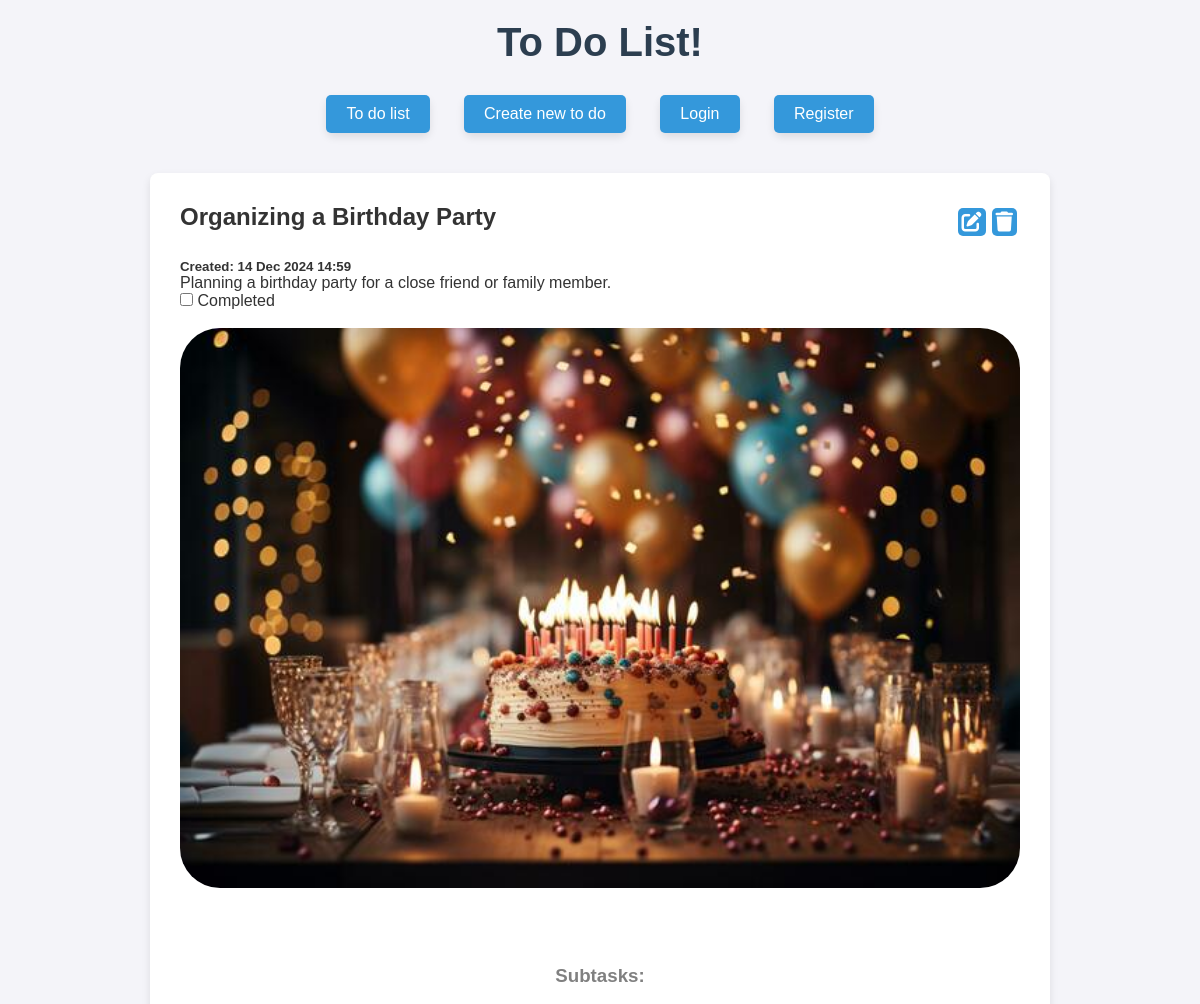
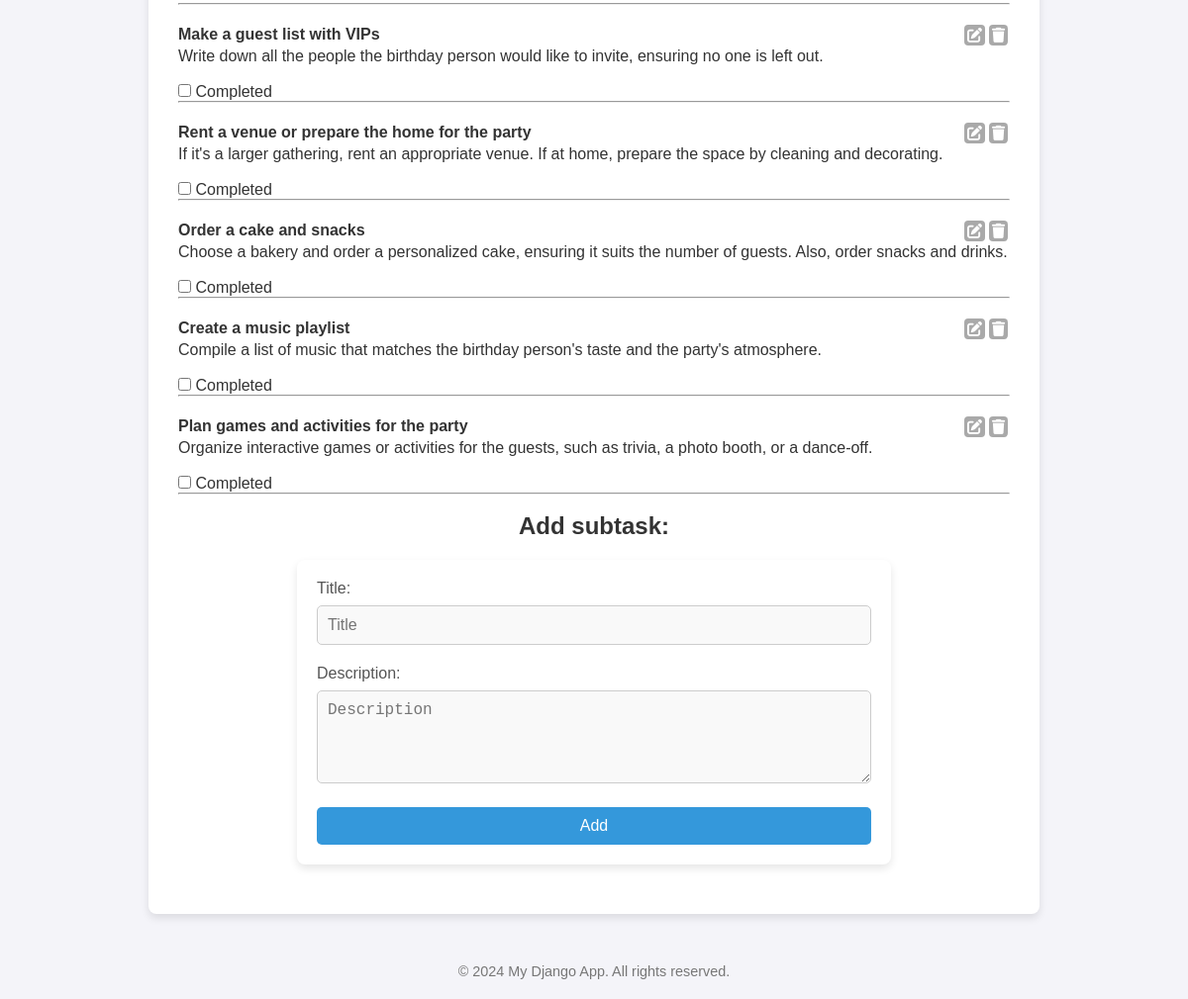
/todo/details/62, run on the app's committed database (2 pictures, top to bottom).
### toDos/models.py (models this page shows, shortened)
class ToDo(models.Model):
    title = models.CharField(max_length=250)
    text = models.TextField()
    creation_date = models.DateTimeField(auto_now_add=True)
    completion = models.BooleanField(default=False)
    completion_date = models.DateTimeField(blank = True, null=True)
    image = models.ImageField(upload_to='images/', blank ='True', null=True)
    author = models.ForeignKey(User, on_delete=models.CASCADE, related_name= 'to_dos', blank ='True', null=True)

class SubToDo(models.Model):
    to_do = models.ForeignKey(ToDo, on_delete=models.CASCADE, related_name='subtasks')
    title = models.CharField(max_length=250)
    text = models.TextField(max_length=450)
    completion = models.BooleanField(default=False)

### toDos/views.py (the view)
# urls.py: path('todo/details/<int:todo_id>', views.todo_details_view, name = 'details'),
def todo_details_view(request, todo_id):
    to_do = get_object_or_404(ToDo, id = todo_id)
    subtasks = to_do.subtasks.all()
    serializer = ToDoSerializer(to_do)
    serializerSubtask = SubtaskSerializer(subtasks, many =True)
    return render(request, 'details.html',{"todo":to_do,"subtasks":serializerSubtask.data})

### toDos/templates/details.html (shortened to what this page needs)
{% extends 'base.html'%}
{% block content %}
<div class = "to-do-nav">
<h2>{{todo.title}}</h2>
    <div class = "to-do-nav">
        <button class = "edit-button small-button" data-id = "{{ todo.id }}" data-url = "{% url 'edit' todo.id %}"><i class="fas fa-edit"></i></button>
        <button class = "delete-button small-button" data-url = "{% url 'delete' todo.id %}" data-id = "{{ todo.id }}" data-redirect="{% url 'main' %}"><i class="fas fa-trash"></i></button>
    </div>
</div>
<br>
<h5>Created: {{todo.creation_date | date:"j M Y G:i"}}</h5>
<p>{{todo.text}}</p>
<input type="checkbox" name ="completed" class = "todo-comletion" {%if todo.completion %}checked disabled {% endif %} data-id = "{{ todo.id }}" data-url = "{% url 'toggle_todo' todo.id %}">
<label for = "completed" >Completed</label>
<br><br>
{% if todo.image %}
<img src="{{todo.image.url}}" alt = "todo image">
<br>
{% endif %}
<div id="subtasks-container" {% if not subtasks%} hidden {% endif%}>
    <br><br>
    <h3>Subtasks:</h3>
    <hr>
    <br>
    <div id = "subtasks-list">
        {% for subtask in subtasks %}
                <div id="subtask-{{subtask.id}}">
                    <div class = "to-do-nav">
                        <h4>{{subtask.title}}</h4>
                        <div class = "to-do-nav">
                            <button class = "edit-subtask-btn small-subtask-button" data-id = "{{ subtask.id }}"><i class="fas fa-edit"></i></button>
                            <button class = "delete-subtask-btn small-subtask-button" data-id = "{{ subtask.id }}" data-url = "{% url 'delete_subtask' subtask.id %}"><i class="fas fa-trash"></i></button>
                        </div>
                    </div>
                    <p>{{subtask.text}}</p>
                    <br>
                    <input type="checkbox" name ="completion" {%if subtask.completion %}checked disabled {% endif %} data-id = "{{ subtask.id }}" data-url="{% url 'toggle_subtask_completion' subtask.id %}">
                    <label for = "completion">Completed</label>
                    <hr>
                    <br>
                </div>
        {% endfor %}
    </div>
</div>
<div id="form-container">
    <h2 id="form">Add subtask:</h2>
    <form data-url="{% url 'add_subtask' todo.id %}" method="post" id="subtask-form">
        <label for="title">Title:</label>
            <input type="text" id="title" name="title" placeholder="Title" required>
            <label for="text">Description:</label>
            <textarea id="text" name="text" rows="4" placeholder="Description"></textarea>
            <button type = 'submit'>Add</button>
    </form>
</div>
{%endblock content%}

### static/css/styles.css (style rules this page uses)
* { margin: 0; padding: 0; box-sizing: border-box; }
body { font-family: 'Arial', sans-serif; background-color: #f4f4f9; color: #333; padding: 20px; }
h2 { text-align: center; margin-bottom: 10px; }
h3 { text-align: center; margin: 20px; color: gray; }
form { background-color: white; padding: 20px; border-radius: 8px; box-shadow: 0 4px 8px rgba(0, 0, 0, 0.1); max-width: 600px; margin: 20px auto; }
form label { font-size: 1rem; color: #555; margin-bottom: 8px; display: block; }
form input, form textarea { width: 100%; padding: 10px; margin-bottom: 20px; border: 1px solid #ccc; border-radius: 5px; font-size: 1rem; background-color: #f9f9f9; }
form button { background-color: #3498db; color: white; padding: 10px 20px; font-size: 1rem; border: none; border-radius: 5px; cursor: pointer; transition: background-color 0.3s ease; width: 100%; }
.to-do-nav { display: flex; flex-direction: row; justify-content: space-between; align-items: center; }
img { width: 100%; height: auto; object-fit: cover; margin-bottom: 2%; border-radius: 40px; }
.small-button { background-color: #3498db; border: none; border-radius: 5px; cursor: pointer; margin: 3px; transition: background-color 0.3s ease, transform 0.2s ease; }
.small-button i { color: white; font-size: 20px; margin: 4px; }
.small-subtask-button { background-color: darkgray; border: none; border-radius: 4px; cursor: pointer; margin: 2px; transition: background-color 0.3s ease, transform 0.2s ease; }
.small-subtask-button i { color: white; font-size: 15px; margin: 3px; }

### data on the page
ToDo: title "Organizing a Birthday Party", creation_date "14 Dec 2024 14:59", text "Planning a birthday party for a close friend or family member.", image (picture)
SubToDo: title "Make a guest list with VIPs", text "Write down all the people the birthday person would like to invite, ensuring no one is left out."
SubToDo: title "Rent a venue or prepare the home for the party", text "If it's a larger gathering, rent an appropriate venue. If at home, prepare the space by cleaning and decorating."
SubToDo: title "Order a cake and snacks", text "Choose a bakery and order a personalized cake, ensuring it suits the number of guests. Also, order snacks and drinks."
SubToDo: title "Create a music playlist", text "Compile a list of music that matches the birthday person's taste and the party's atmosphere."
SubToDo: title "Plan games and activities for the party", text "Organize interactive games or activities for the guests, such as trivia, a photo booth, or a dance-off."
